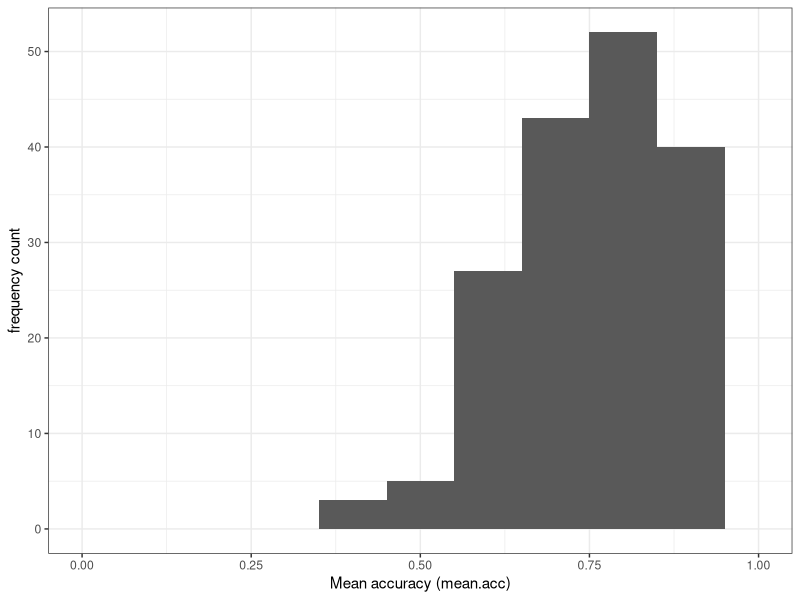
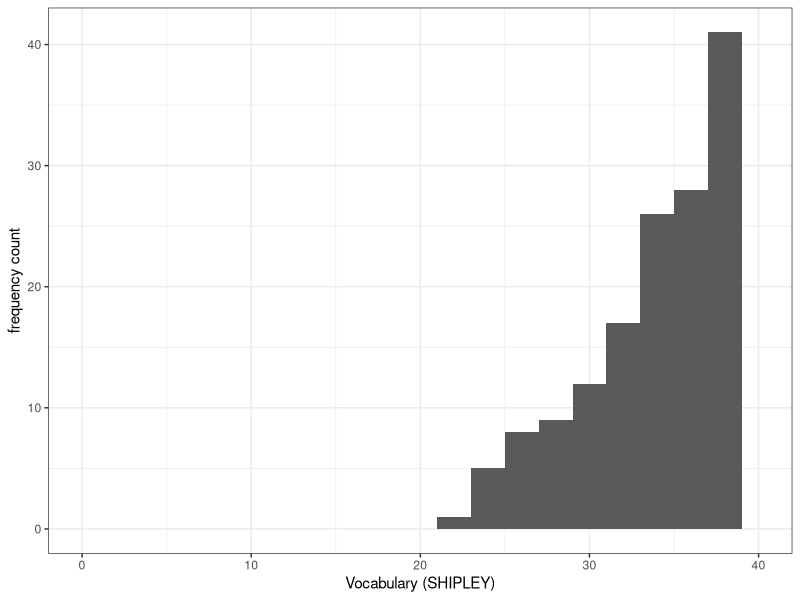
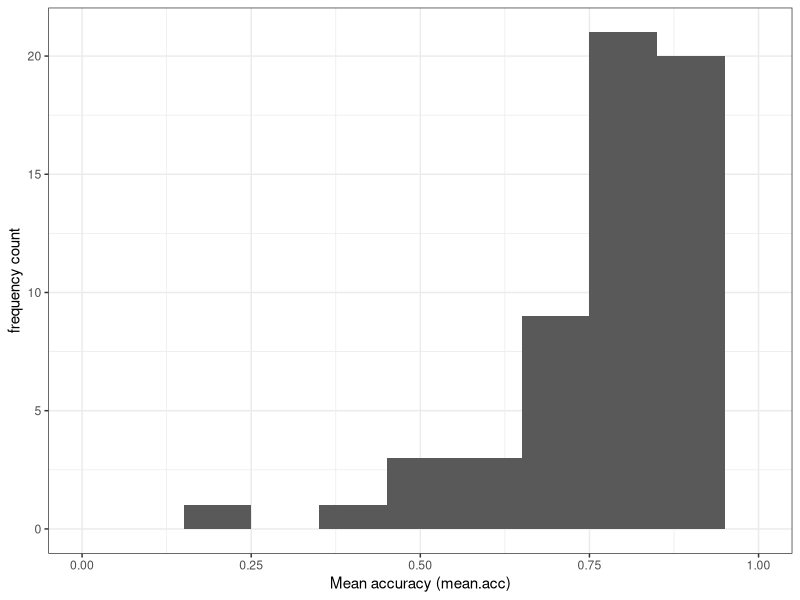
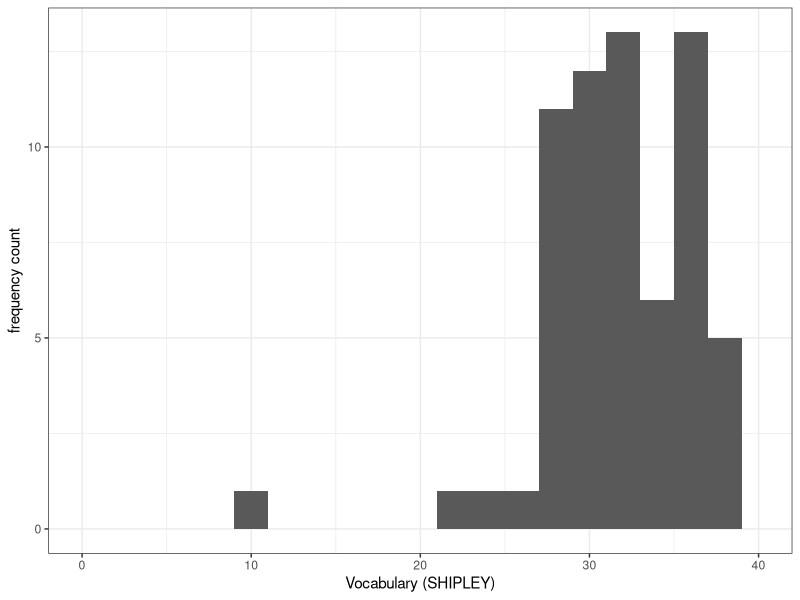
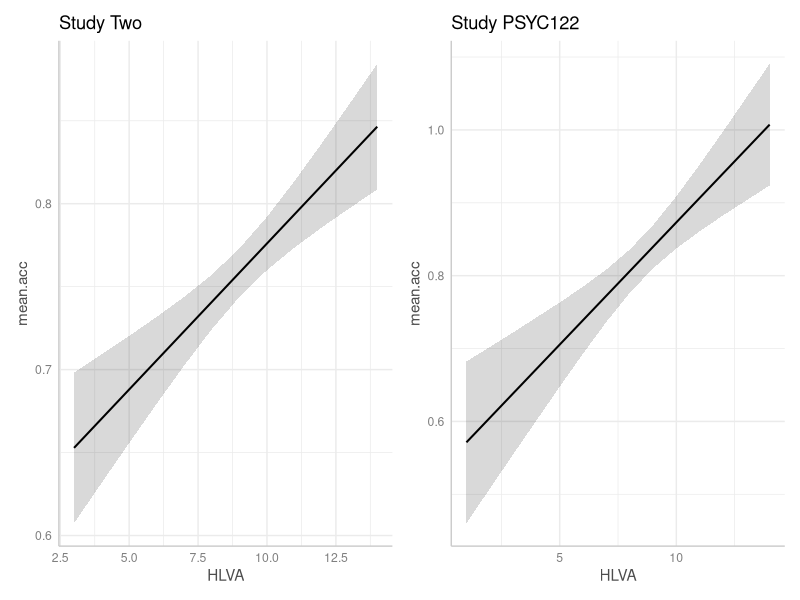

The R script that drew these images, in order: (Note: this script raises an error after producing the figures.)
## ---- chunk 1
#| warning: false
#| echo: false
library(ggeffects)
library(kableExtra)
library(patchwork)
library(tidyverse)
## ---- chunk 2
#| warning: false
#| echo: false
study.one.gen <- read_csv("study-one-general-participants.csv")  
study.two.gen <- read_csv("study-two-general-participants.csv")
study.122 <- read_csv("2023-24_PSYC122-participants.csv")  
## ---- chunk 3
#| label: headcheck-wide
#| echo: false
# head(behaviour.rt)
study.two.gen %>%
  filter(participant_ID == c('studytwo.1', 'studytwo.10', 'studytwo.100', 'studytwo.101')) %>%
  as.data.frame() %>%
  kable() %>%
  kable_styling()
## ---- chunk 4
ggplot(data = study.two.gen, aes(x = mean.acc)) +
  geom_histogram(binwidth = .1) +
  theme_bw() +
  labs(x = "Mean accuracy (mean.acc)", y = "frequency count") +
  xlim(0, 1)

ggplot(data = study.two.gen, aes(x = SHIPLEY)) +
  geom_histogram(binwidth = 2) +
  theme_bw() +
  labs(x = "Vocabulary (SHIPLEY)", y = "frequency count") +
  xlim(0, 40)

ggplot(data = study.122, aes(x = mean.acc)) +
  geom_histogram(binwidth = .1) +
  theme_bw() +
  labs(x = "Mean accuracy (mean.acc)", y = "frequency count") +
  xlim(0, 1)

ggplot(data = study.122, aes(x = SHIPLEY)) +
  geom_histogram(binwidth = 2) +
  theme_bw() +
  labs(x = "Vocabulary (SHIPLEY)", y = "frequency count") +
  xlim(0, 40)
## ---- chunk 5
model <- lm(mean.acc ~ HLVA + SHIPLEY + FACTOR3, data = study.two.gen)
summary(model)
## ---- chunk 6
model <- lm(mean.acc ~ HLVA + SHIPLEY + FACTOR3, data = study.122)
summary(model)
## ---- chunk 7
model.two <- lm(mean.acc ~ HLVA + SHIPLEY + FACTOR3, data = study.two.gen)
summary(model.two)
model.122 <- lm(mean.acc ~ HLVA + SHIPLEY + FACTOR3, data = study.122)
summary(model.122)
## ---- chunk 8
dat.two <- ggpredict(model.two, "HLVA")
plot.two <- plot(dat.two) + labs(title = "Study Two")
dat.122 <- ggpredict(model.122, "HLVA")
plot.122 <- plot(dat.122) + labs(title = "Study PSYC122")
## ---- chunk 9
plot.two + plot.122
## ---- chunk 10
dat.two <- ggpredict(model.two, "HLVA")
plot.two <- plot(dat.two, colors = "bw", add.data = TRUE) + labs(title = "Study Two")
dat.122 <- ggpredict(model.122, "HLVA")
plot.122 <- plot(dat.122, colors = "bw", add.data = TRUE) + labs(title = "Study PSYC122")
## ---- chunk 11
plot.two + plot.122
